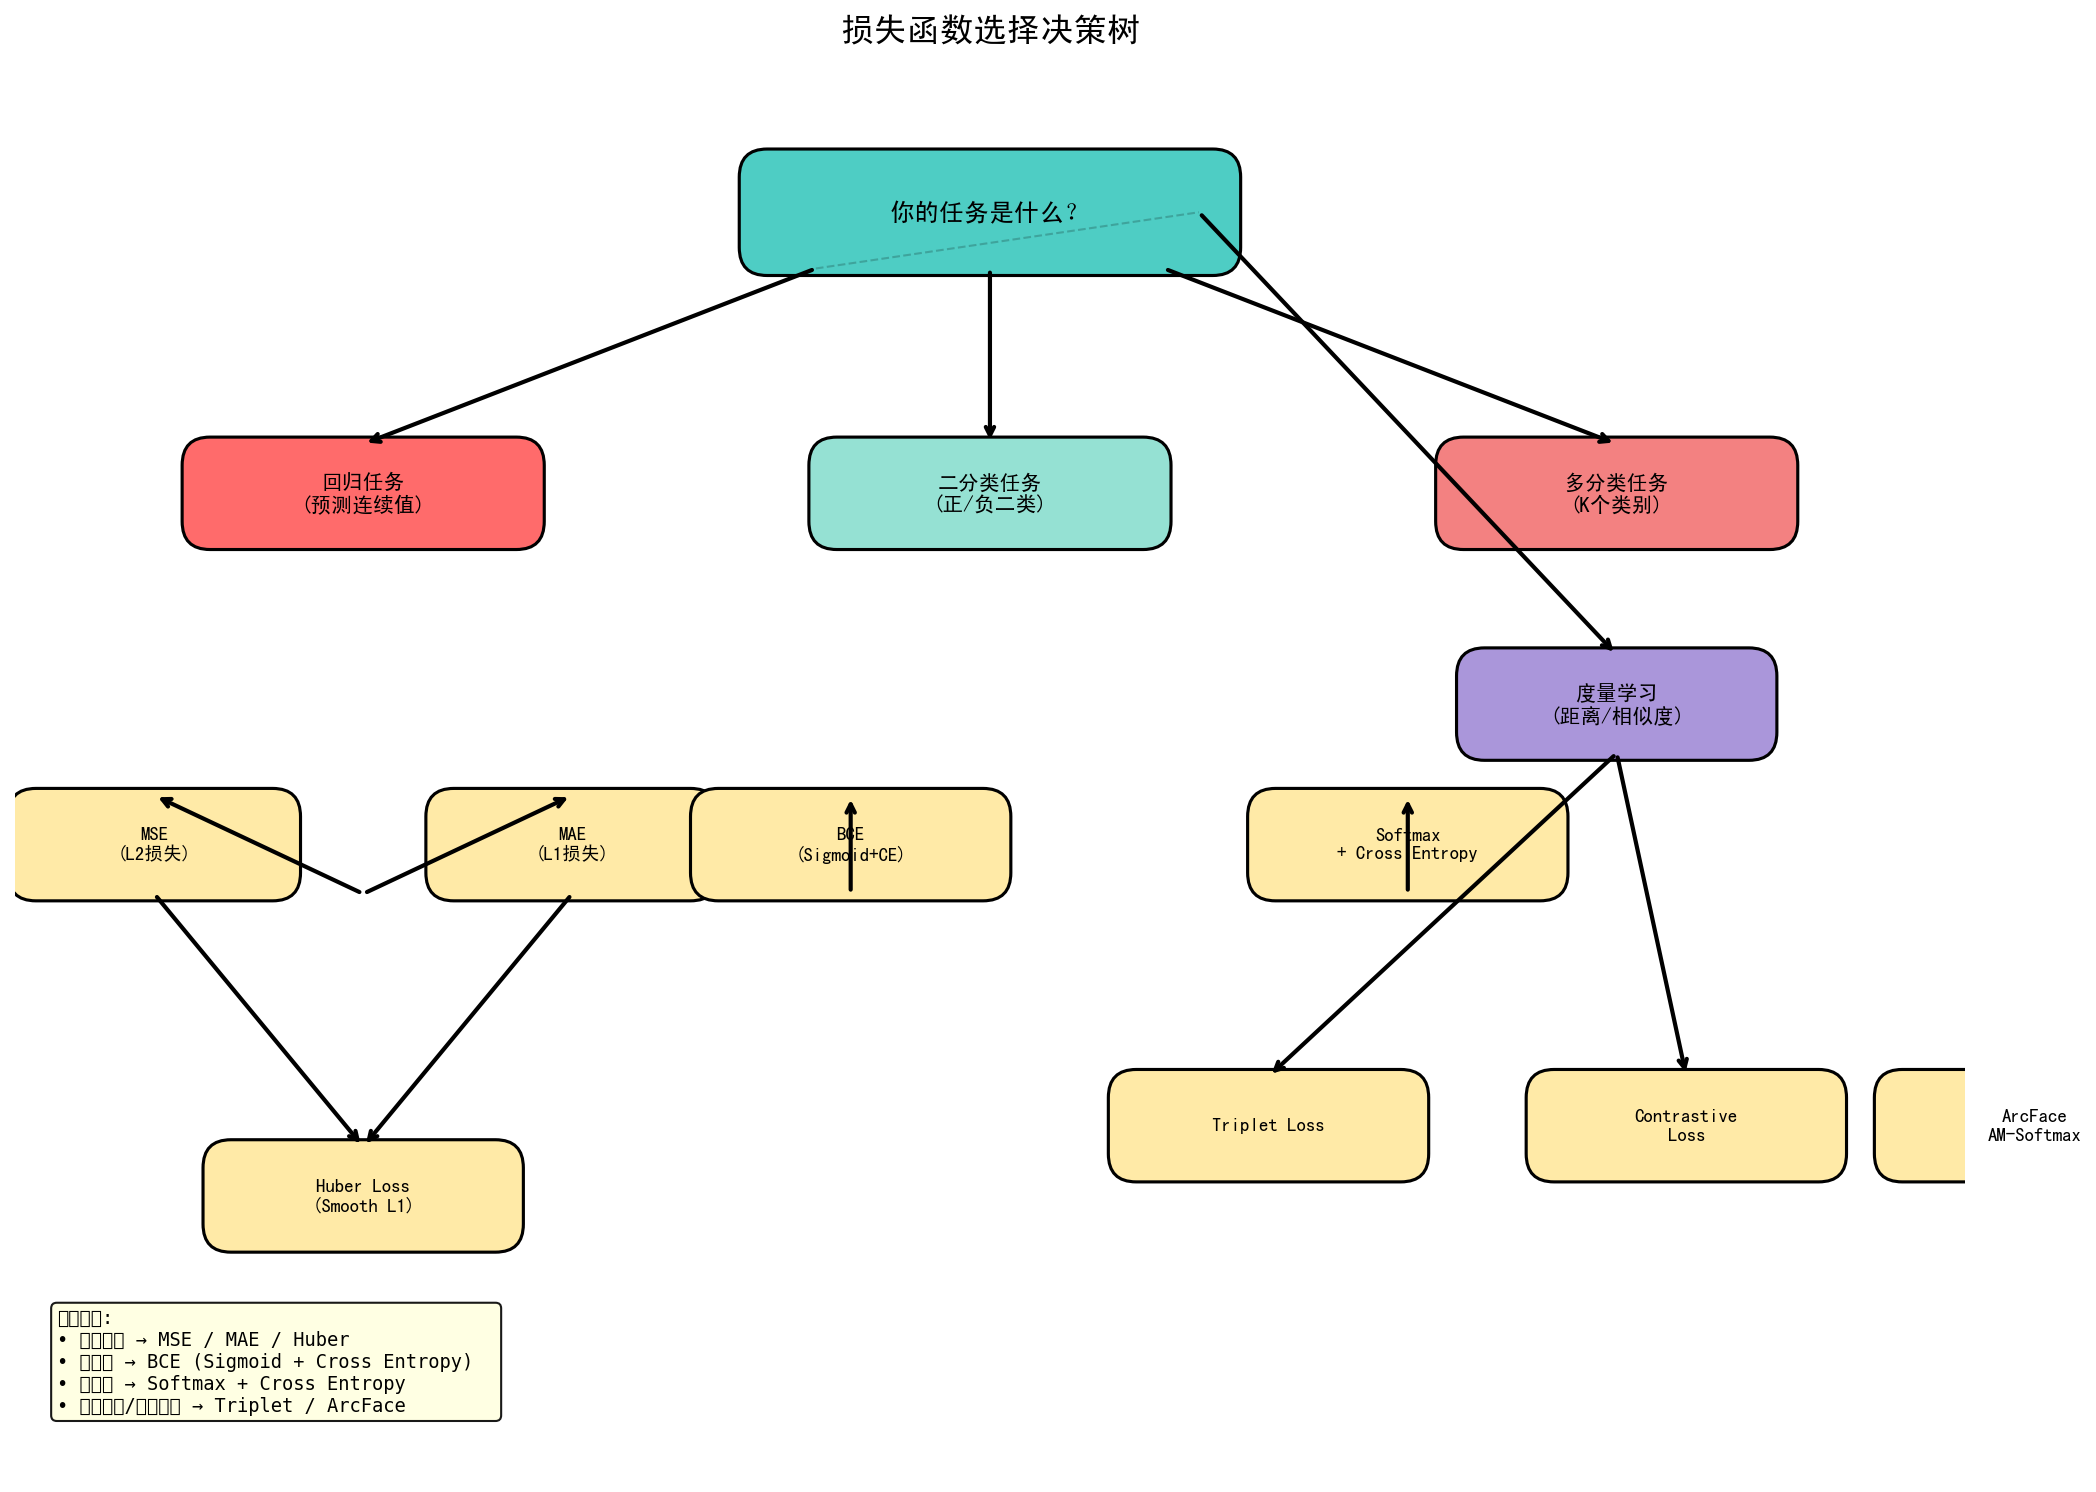

Source code (Python):
"""
图5: 损失函数选择决策树
以树形结构展示如何根据任务类型选择损失函数
"""
import matplotlib.pyplot as plt
import matplotlib.patches as mpatches
from matplotlib.patches import FancyBboxPatch, FancyArrowPatch
import numpy as np

# 创建图形
fig, ax = plt.subplots(figsize=(14, 10))

# 禁用坐标轴
ax.set_xlim(0, 14)
ax.set_ylim(0, 10)
ax.axis('off')

# 定义节点颜色
root_color = '#4ECDC4'      # 青色 - 根节点
regression_color = '#FF6B6B'  # 红色 - 回归
binary_color = '#95E1D3'      # 浅绿 - 二分类
multiclass_color = '#F38181' # 粉红 - 多分类
metric_color = '#AA96DA'     # 紫色 - 度量学习
leaf_color = '#FFEAA7'       # 黄色 - 叶子节点

def draw_box(ax, x, y, width, height, text, color, fontsize=10):
    """绘制圆角矩形框"""
    box = FancyBboxPatch((x - width/2, y - height/2), width, height,
                         boxstyle="round,pad=0.05,rounding_size=0.2",
                         facecolor=color, edgecolor='black', linewidth=1.5)
    ax.add_patch(box)
    ax.text(x, y, text, ha='center', va='center', fontsize=fontsize,
            fontweight='bold', wrap=True)

def draw_arrow(ax, start, end, color='black'):
    """绘制连接箭头"""
    ax.annotate('', xy=end, xytext=start,
                arrowprops=dict(arrowstyle='->', color=color, lw=2))

# 第0层: 根节点
draw_box(ax, 7, 9, 3.5, 0.8, '你的任务是什么？', root_color, fontsize=12)

# 第1层: 任务类型
draw_box(ax, 2.5, 7, 2.5, 0.7, '回归任务\n(预测连续值)', regression_color, fontsize=10)
draw_box(ax, 7, 7, 2.5, 0.7, '二分类任务\n(正/负二类)', binary_color, fontsize=10)
draw_box(ax, 11.5, 7, 2.5, 0.7, '多分类任务\n(K个类别)', multiclass_color, fontsize=10)

# 第2层: 具体损失函数
# 回归分支
draw_box(ax, 1, 4.5, 2, 0.7, 'MSE\n(L2损失)', leaf_color, fontsize=9)
draw_box(ax, 4, 4.5, 2, 0.7, 'MAE\n(L1损失)', leaf_color, fontsize=9)

# 二分类分支
draw_box(ax, 6, 4.5, 2.2, 0.7, 'BCE\n(Sigmoid+CE)', leaf_color, fontsize=9)

# 多分类分支
draw_box(ax, 10, 4.5, 2.2, 0.7, 'Softmax\n+ Cross Entropy', leaf_color, fontsize=9)

# 度量学习分支
draw_box(ax, 11.5, 5.5, 2.2, 0.7, '度量学习\n(距离/相似度)', metric_color, fontsize=10)
draw_box(ax, 9, 2.5, 2.2, 0.7, 'Triplet Loss', leaf_color, fontsize=9)
draw_box(ax, 12, 2.5, 2.2, 0.7, 'Contrastive\nLoss', leaf_color, fontsize=9)
draw_box(ax, 14.5, 2.5, 2.2, 0.7, 'ArcFace\nAM-Softmax', leaf_color, fontsize=9)

# 回归第三层
draw_box(ax, 2.5, 2, 2.2, 0.7, 'Huber Loss\n(Smooth L1)', leaf_color, fontsize=9)

# 第3层连接
# 回归
draw_arrow(ax, (2.5, 4.15), (1, 4.85))
draw_arrow(ax, (2.5, 4.15), (4, 4.85))
draw_arrow(ax, (1, 4.15), (2.5, 2.35))
draw_arrow(ax, (4, 4.15), (2.5, 2.35))

# 度量学习
draw_arrow(ax, (11.5, 5.15), (9, 2.85))
draw_arrow(ax, (11.5, 5.15), (12, 2.85))
draw_arrow(ax, (11.5, 5.15), (14.5, 2.85))

# 第1层连接
draw_arrow(ax, (5.75, 8.6), (2.5, 7.35))
draw_arrow(ax, (7, 8.6), (7, 7.35))
draw_arrow(ax, (8.25, 8.6), (11.5, 7.35))

# 度量学习连接
draw_arrow(ax, (8.5, 9), (11.5, 5.85))

# 第2层连接（实际是第二层连接到第一层的子分支）
draw_arrow(ax, (6, 4.15), (6, 4.85))
draw_arrow(ax, (10, 4.15), (10, 4.85))

# 添加标题
ax.text(7, 10.3, '损失函数选择决策树', ha='center', va='center',
         fontsize=16, fontweight='bold')

# 添加图例说明
legend_text = """选择指南:
• 回归任务 → MSE / MAE / Huber
• 二分类 → BCE (Sigmoid + Cross Entropy)  
• 多分类 → Softmax + Cross Entropy
• 人脸识别/度量学习 → Triplet / ArcFace"""

props = dict(boxstyle='round', facecolor='lightyellow', alpha=0.9)
ax.text(0.3, 1.2, legend_text, transform=ax.transData, fontsize=9,
        verticalalignment='top', bbox=props, family='monospace')

# 添加连接线装饰（虚线表示可选分支）
ax.plot([5.75, 8.5], [8.6, 9], 'k--', alpha=0.2, linewidth=1)

plt.tight_layout()
plt.savefig('fig5_loss_decision_tree.png', dpi=150, bbox_inches='tight',
            facecolor='white', edgecolor='none')
print("fig5_loss_decision_tree saved.")
